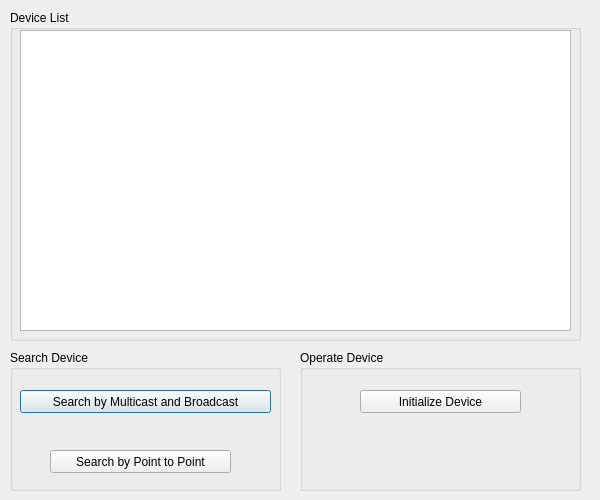
<?xml version="1.0" encoding="UTF-8"?>
<ui version="4.0">
 <class>CDevInitDlg</class>
 <widget class="QDialog" name="CDevInitDlg">
  <property name="geometry">
   <rect>
    <x>0</x>
    <y>0</y>
    <width>600</width>
    <height>500</height>
   </rect>
  </property>
  <property name="minimumSize">
   <size>
    <width>600</width>
    <height>500</height>
   </size>
  </property>
  <property name="maximumSize">
   <size>
    <width>600</width>
    <height>500</height>
   </size>
  </property>
  <property name="baseSize">
   <size>
    <width>600</width>
    <height>500</height>
   </size>
  </property>
  <property name="windowTitle">
   <string>DevInit</string>
  </property>
  <widget class="QGroupBox" name="SearchDevice">
   <property name="geometry">
    <rect>
     <x>10</x>
     <y>350</y>
     <width>271</width>
     <height>141</height>
    </rect>
   </property>
   <property name="title">
    <string>Search Device</string>
   </property>
   <widget class="QPushButton" name="Broadcast_Button">
    <property name="geometry">
     <rect>
      <x>10</x>
      <y>40</y>
      <width>251</width>
      <height>23</height>
     </rect>
    </property>
    <property name="text">
     <string>Search by Multicast and Broadcast</string>
    </property>
   </widget>
   <widget class="QPushButton" name="ByIPSearchButton">
    <property name="geometry">
     <rect>
      <x>40</x>
      <y>100</y>
      <width>181</width>
      <height>23</height>
     </rect>
    </property>
    <property name="text">
     <string>Search by Point to Point</string>
    </property>
   </widget>
  </widget>
  <widget class="QGroupBox" name="OperateDevice">
   <property name="geometry">
    <rect>
     <x>300</x>
     <y>350</y>
     <width>281</width>
     <height>141</height>
    </rect>
   </property>
   <property name="title">
    <string>Operate Device</string>
   </property>
   <widget class="QPushButton" name="InitializeDevice_Button">
    <property name="geometry">
     <rect>
      <x>60</x>
      <y>40</y>
      <width>161</width>
      <height>23</height>
     </rect>
    </property>
    <property name="layoutDirection">
     <enum>Qt::LeftToRight</enum>
    </property>
    <property name="text">
     <string>Initialize Device</string>
    </property>
   </widget>
  </widget>
  <widget class="QGroupBox" name="DeviceList">
   <property name="geometry">
    <rect>
     <x>10</x>
     <y>10</y>
     <width>571</width>
     <height>331</height>
    </rect>
   </property>
   <property name="title">
    <string>Device List</string>
   </property>
   <widget class="QTableView" name="tableView">
    <property name="geometry">
     <rect>
      <x>10</x>
      <y>20</y>
      <width>551</width>
      <height>301</height>
     </rect>
    </property>
   </widget>
  </widget>
 </widget>
 <layoutdefault spacing="6" margin="11"/>
 <resources/>
 <connections/>
</ui>
